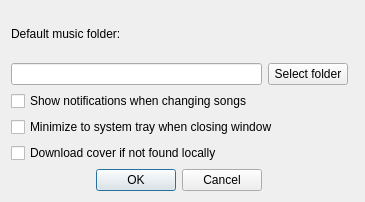
<?xml version="1.0" encoding="UTF-8"?>
<ui version="4.0">
 <class>Config_Dialog</class>
 <widget class="QDialog" name="Config_Dialog">
  <property name="windowModality">
   <enum>Qt::WindowModal</enum>
  </property>
  <property name="geometry">
   <rect>
    <x>0</x>
    <y>0</y>
    <width>365</width>
    <height>202</height>
   </rect>
  </property>
  <property name="windowTitle">
   <string>Config PQMusic</string>
  </property>
  <property name="windowIcon">
   <iconset resource="../images.qrc">
    <normaloff>:/icon.svg</normaloff>:/icon.svg</iconset>
  </property>
  <property name="toolTip">
   <string notr="true"/>
  </property>
  <property name="whatsThis">
   <string notr="true"/>
  </property>
  <property name="locale">
   <locale language="English" country="UnitedStates"/>
  </property>
  <property name="modal">
   <bool>true</bool>
  </property>
  <layout class="QGridLayout" name="gridLayout">
   <item row="1" column="1">
    <widget class="QPushButton" name="setMusicFolderBtn">
     <property name="text">
      <string>Select folder</string>
     </property>
    </widget>
   </item>
   <item row="0" column="0">
    <widget class="QLabel" name="label">
     <property name="text">
      <string>Default music folder:</string>
     </property>
    </widget>
   </item>
   <item row="3" column="0" colspan="3">
    <widget class="QCheckBox" name="minimizeToTray">
     <property name="text">
      <string>Minimize to system tray when closing window</string>
     </property>
    </widget>
   </item>
   <item row="5" column="0">
    <widget class="QDialogButtonBox" name="buttonBox">
     <property name="orientation">
      <enum>Qt::Horizontal</enum>
     </property>
     <property name="standardButtons">
      <set>QDialogButtonBox::Cancel|QDialogButtonBox::Ok</set>
     </property>
    </widget>
   </item>
   <item row="1" column="0">
    <widget class="QLineEdit" name="musicFolderEdit"/>
   </item>
   <item row="2" column="0" colspan="3">
    <widget class="QCheckBox" name="notifyOnChange">
     <property name="text">
      <string>Show notifications when changing songs</string>
     </property>
    </widget>
   </item>
   <item row="4" column="0" colspan="2">
    <widget class="QCheckBox" name="cbDownCover">
     <property name="text">
      <string>Download cover if not found locally</string>
     </property>
    </widget>
   </item>
  </layout>
 </widget>
 <resources>
  <include location="../images.qrc"/>
 </resources>
 <connections>
  <connection>
   <sender>buttonBox</sender>
   <signal>accepted()</signal>
   <receiver>Config_Dialog</receiver>
   <slot>accept()</slot>
   <hints>
    <hint type="sourcelabel">
     <x>248</x>
     <y>254</y>
    </hint>
    <hint type="destinationlabel">
     <x>157</x>
     <y>274</y>
    </hint>
   </hints>
  </connection>
  <connection>
   <sender>buttonBox</sender>
   <signal>rejected()</signal>
   <receiver>Config_Dialog</receiver>
   <slot>reject()</slot>
   <hints>
    <hint type="sourcelabel">
     <x>316</x>
     <y>260</y>
    </hint>
    <hint type="destinationlabel">
     <x>286</x>
     <y>274</y>
    </hint>
   </hints>
  </connection>
 </connections>
</ui>
